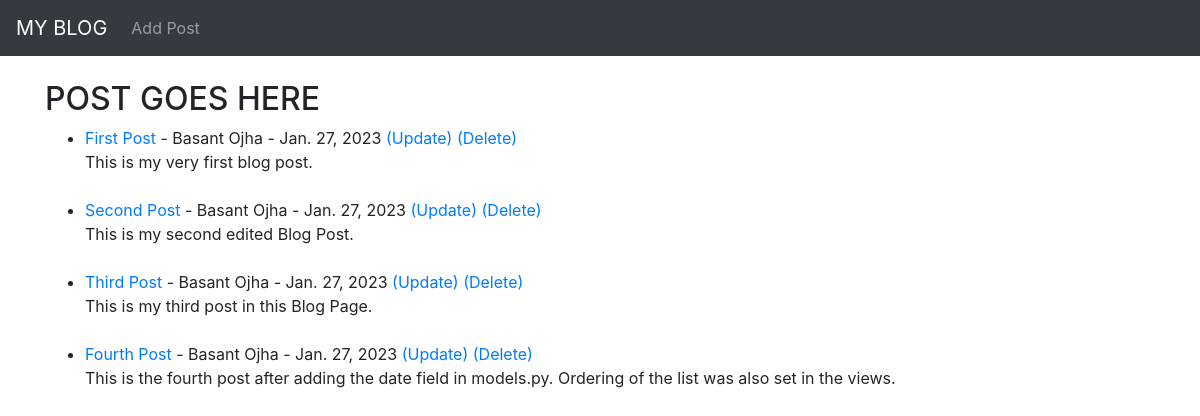
The page / on the database its author committed.
### myblog/models.py (models this page shows, shortened)
class Post(models.Model):
    title     = models.CharField(max_length=100)
    title_tag = models.CharField(max_length=100)
    author    = models.ForeignKey( User, on_delete=models.CASCADE)
    body      = models.TextField()
    post_date = models.DateField(auto_now_add=True)

### myblog/views.py (the view)
# urls.py: path('', HomeView.as_view(), name='home'),
class HomeView(ListView):
    model         = Post
    template_name = 'myblog/home.html'
    ordering      = ['-post_date']

### myblog/templates/myblog/home.html
{% extends 'myblog/base.html' %}
{% block content %}
<h2> POST GOES HERE </h2>
<ul>
{% for post in object_list %}
    <li><a href="{% url 'article' post.pk %}">
    {{post.title}}</a> -
    {{post.author.first_name}} {{post.author.last_name}} - {{post.post_date}}
    <a href="{% url 'updatepost' post.pk %}"> (Update) </a>
    <a href="{% url 'deletepost' post.pk %}"> (Delete) </a>
    <br>
    {{post.body}}</li><br>
{% endfor %}
</ul>
{% endblock %}

### myblog/templates/myblog/base.html (shortened to what this page needs)
<!doctype html>
<html lang="en">
<head>
    <link rel="stylesheet" href="https://cdn.jsdelivr.net/npm/bootstrap@4.4.1/dist/css/bootstrap.min.css">
</head>
<body>
  <nav class="navbar navbar-expand-lg navbar-dark bg-dark">
    <a class="navbar-brand" href="{% url 'home' %}">MY BLOG</a>
    <div class="collapse navbar-collapse" id="navbarSupportedContent">
      <ul class="navbar-nav mr-auto">
        <li class="nav-item">
          <a class="nav-link" href=" {% url 'addpost' %} ">Add Post</a>
        </li>
      </ul>
    </div>
  </nav>
    <br>
    <div class="container">
      {% block content %}
      {% endblock %}
    </div>
</body>
</html>

### rows shown on the page
Post: title "First Post", author.first_name "Basant", author.last_name "Ojha", post_date "Jan. 27, 2023", body "This is my very first blog post."
Post: title "Second Post", author.first_name "Basant", author.last_name "Ojha", post_date "Jan. 27, 2023", body "This is my second edited Blog Post."
Post: title "Third Post", author.first_name "Basant", author.last_name "Ojha", post_date "Jan. 27, 2023", body "This is my third post in this Blog Page."
Post: title "Fourth Post", author.first_name "Basant", author.last_name "Ojha", post_date "Jan. 27, 2023", body "This is the fourth post after adding the date field in models.py. Ordering of the list was also set in the views."
